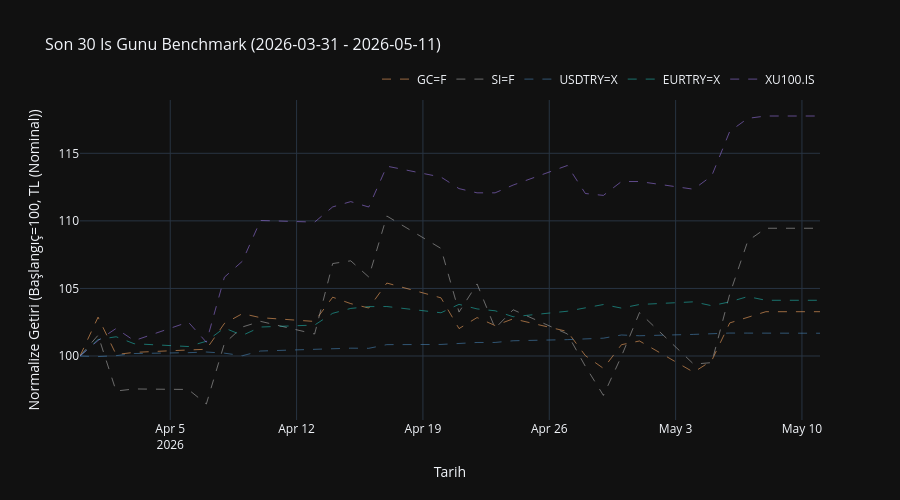

Notebook code cell kept with this figure:
### Code cell
# Hucre 5 - Son 30 gunluk canli benchmark grafigi
DRIVE_BASE = os.path.join(os.path.dirname(os.path.abspath("__file__")), "data") + os.sep
CACHE_PATH = os.path.join(DRIVE_BASE, "cache")
os.makedirs(CACHE_PATH, exist_ok=True)

end_date   = datetime.today().strftime("%Y-%m-%d")
start_date = (datetime.today() - timedelta(days=45)).strftime("%Y-%m-%d")  # iş günü buffer

SYMBOLS = {
    "Gram Altin":  "GC=F",
    "Gram Gumus":  "SI=F",
    "DOLAR":       "USDTRY=X",
    "EURO":        "EURTRY=X",
    "BIST100":     "XU100.IS",
}

all_symbols = list(SYMBOLS.values()) + ["USDTRY=X"]
prices = fetch_prices(all_symbols, start=start_date, end=end_date, cache_path=CACHE_PATH)
fx_usdtry = prices["USDTRY=X"].dropna()

# Gercek 30 gun baslangicini hesapla
biz_days = prices["USDTRY=X"].dropna().index
actual_start = biz_days[-min(30, len(biz_days))].strftime("%Y-%m-%d")

benchmark_df = build_benchmark_series(
    symbols=list(SYMBOLS.values()),
    start_date=actual_start,
    end_date=end_date,
    prices=prices,
    fx_usdtry=fx_usdtry,
    currency="TL",
)

# Getiri tablosu
son = benchmark_df.dropna(how="all").iloc[-1].dropna()
sym_to_name = {v: k for k, v in SYMBOLS.items()}
print("\nSon 30 Gun Getiri Ozeti (TL, baz=100)")
print("=" * 38)
for sym, val in son.sort_values(ascending=False).items():
    isim = sym_to_name.get(sym, sym)
    isaretli = f"+{val-100:.2f}%" if val >= 100 else f"{val-100:.2f}%"
    print(f"  {isim:<14}: {val:6.2f}  ({isaretli})")
print("=" * 38)

# Grafik
fig = build_performance_line_chart(
    portfolio_series=None,
    benchmark_series=benchmark_df,
    currency_label="TL (Nominal)",
    title=f"Son 30 Is Gunu Benchmark ({actual_start} - {end_date})",
)
display(fig)
